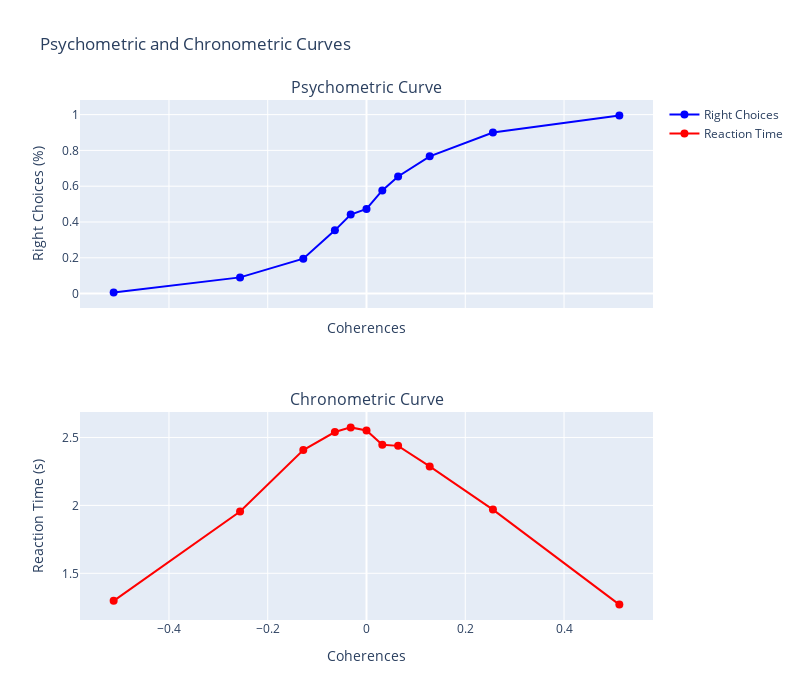

The cell this chart's notebook holds for it:
### Code cell
fig = make_subplots(
    rows=2, cols=1, 
    shared_xaxes=True,  
    vertical_spacing=0.2,  
    subplot_titles=("Psychometric Curve", "Chronometric Curve")
)


psychometric_curve = go.Scatter(
    x=coherences,
    y=p_right,
    mode="lines+markers",
    name="Right Choices",
    line=dict(color="blue"),
    marker=dict(size=8)
)
fig.add_trace(psychometric_curve, row=1, col=1)

chronometric_curve = go.Scatter(
    x=coherences,
    y=mean_rt,
    mode="lines+markers",
    name="Reaction Time",
    line=dict(color="red"),
    marker=dict(size=8)
)
fig.add_trace(chronometric_curve, row=2, col=1)


fig.update_layout(
    title="Psychometric and Chronometric Curves",
    xaxis=dict(title="Coherences", showgrid=True),
    yaxis=dict(title="Right Choices (%)", showgrid=True),
    xaxis2=dict(title="Coherences", showgrid=True),
    yaxis2=dict(title="Reaction Time (s)", showgrid=True),
    height=700,  
    width=800,  
    showlegend=True
)

fig.show()

### Figure 1 — Plotly figure (JSON) as saved in the notebook; plotly's stock layout.template omitted (floating-point values rounded to 4 significant figures)
{"data": [{"line": {"color": "blue"}, "marker": {"size": 8}, "mode": "lines+markers", "name": "Right Choices", "type": "scatter", "x": [-0.512, -0.256, -0.128, -0.064, -0.032, 0, 0.032, 0.064, 0.128, 0.256, 0.512], "xaxis": "x", "y": [0.005556, 0.0906, 0.1948, 0.3533, 0.4416, 0.4726, 0.5762, 0.6541, 0.767, 0.8997, 0.9956], "yaxis": "y"}, {"line": {"color": "red"}, "marker": {"size": 8}, "mode": "lines+markers", "name": "Reaction Time", "type": "scatter", "x": [-0.512, -0.256, -0.128, -0.064, -0.032, 0, 0.032, 0.064, 0.128, 0.256, 0.512], "xaxis": "x2", "y": [1.297, 1.955, 2.408, 2.54, 2.574, 2.551, 2.447, 2.438, 2.287, 1.969, 1.27], "yaxis": "y2"}], "layout": {"annotations": [{"font": {"size": 16}, "showarrow": false, "text": "Psychometric Curve", "x": 0.5, "xanchor": "center", "xref": "paper", "y": 1, "yanchor": "bottom", "yref": "paper"}, {"font": {"size": 16}, "showarrow": false, "text": "Chronometric Curve", "x": 0.5, "xanchor": "center", "xref": "paper", "y": 0.4, "yanchor": "bottom", "yref": "paper"}], "height": 700, "showlegend": true, "title": {"text": "Psychometric and Chronometric Curves"}, "width": 800, "xaxis": {"anchor": "y", "domain": [0, 1], "matches": "x2", "showgrid": true, "showticklabels": false, "title": {"text": "Coherences"}}, "xaxis2": {"anchor": "y2", "domain": [0, 1], "showgrid": true, "title": {"text": "Coherences"}}, "yaxis": {"anchor": "x", "domain": [0.6, 1], "showgrid": true, "title": {"text": "Right Choices (%)"}}, "yaxis2": {"anchor": "x2", "domain": [0, 0.4], "showgrid": true, "title": {"text": "Reaction Time (s)"}}}}
